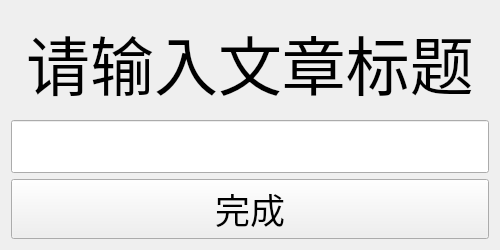
<?xml version="1.0" encoding="UTF-8"?>
<ui version="4.0">
 <class>Form</class>
 <widget class="QWidget" name="Form">
  <property name="geometry">
   <rect>
    <x>0</x>
    <y>0</y>
    <width>500</width>
    <height>250</height>
   </rect>
  </property>
  <property name="windowTitle">
   <string>Writer</string>
  </property>
  <property name="windowIcon">
   <iconset>
    <normaloff>pic.jpg</normaloff>pic.jpg</iconset>
  </property>
  <layout class="QVBoxLayout" name="verticalLayout">
   <item>
    <widget class="QLabel" name="label">
     <property name="font">
      <font>
       <family>方正正黑简体</family>
       <pointsize>48</pointsize>
      </font>
     </property>
     <property name="text">
      <string>&lt;html&gt;&lt;head/&gt;&lt;body&gt;&lt;p align=&quot;center&quot;&gt;请输入文章标题&lt;/p&gt;&lt;/body&gt;&lt;/html&gt;</string>
     </property>
    </widget>
   </item>
   <item>
    <widget class="QLineEdit" name="lineEdit">
     <property name="font">
      <font>
       <family>方正正黑简体</family>
       <pointsize>24</pointsize>
      </font>
     </property>
    </widget>
   </item>
   <item>
    <widget class="QPushButton" name="pushButton">
     <property name="minimumSize">
      <size>
       <width>0</width>
       <height>60</height>
      </size>
     </property>
     <property name="font">
      <font>
       <family>方正正黑简体</family>
       <pointsize>26</pointsize>
      </font>
     </property>
     <property name="text">
      <string>完成</string>
     </property>
    </widget>
   </item>
  </layout>
 </widget>
 <resources/>
 <connections/>
</ui>
